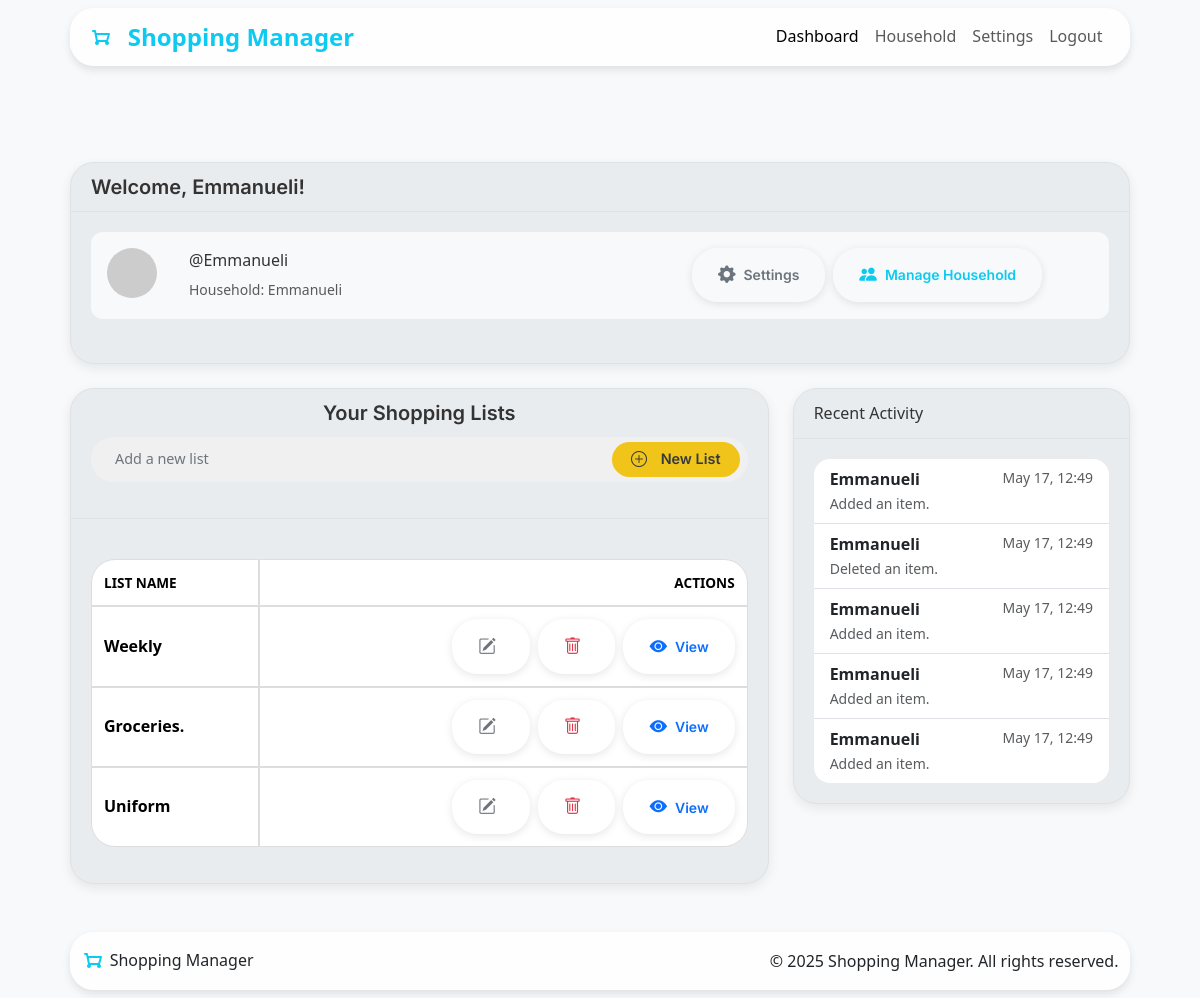
Screenshot of /dashboard (signed in) with the database file from the repository.
### app/models.py (models this page shows, shortened)
class User(db.Model, UserMixin):
    __tablename__ = 'users'
    id = db.Column(db.Integer, primary_key=True)
    username = db.Column(db.String(80), unique=True, nullable=False)
    name = db.Column(db.String(80), nullable=False)
    password = db.Column(db.String(128), nullable=False)
    role = db.Column(db.String(20), default='member')  # member or admin
    avatar_url = db.Column(db.String(256), nullable=True)  # DiceBear URL or uploaded file path
    household_id = db.Column(db.Integer, db.ForeignKey('households.id'))
    household = db.relationship('Household', back_populates='members', foreign_keys=[household_id])
    administered_household = db.relationship('Household', back_populates='admin',
                                             foreign_keys='Household.admin_id', uselist=False)
    created_lists = db.relationship('ShoppingList', backref='creator', lazy=True)
    added_items = db.relationship('ListItem', backref='added_by', lazy=True)
    activities = db.relationship('ActivityLog', backref='user', lazy=True)

class Household(db.Model):
    __tablename__ = 'households'
    id = db.Column(db.Integer, primary_key=True)
    join_code = db.Column(db.String(36), unique=True, nullable=False, default=lambda: secrets.token_hex(4).upper())
    name = db.Column(db.String(100), nullable=False)
    created_at = db.Column(db.DateTime, default=datetime.now(timezone.utc))
    admin_id = db.Column(db.Integer, db.ForeignKey('users.id'), nullable=False)
    admin = db.relationship('User', back_populates='administered_household', foreign_keys=[admin_id])
    members = db.relationship('User', back_populates='household', lazy=True, foreign_keys='User.household_id')
    shopping_lists = db.relationship('ShoppingList', backref='household', lazy=True, cascade="all, delete-orphan")

class ShoppingList(db.Model):
    __tablename__ = 'shoppinglists'
    id = db.Column(db.Integer, primary_key=True)
    name = db.Column(db.String(100), nullable=False)
    household_id = db.Column(db.Integer, db.ForeignKey('households.id'), nullable=False)
    created_by_user_id = db.Column(db.Integer, db.ForeignKey('users.id'), nullable=False)
    created_at = db.Column(db.DateTime, default=datetime.now(timezone.utc))
    items_count = db.Column(db.Integer, default=0)
    purchased_items_count = db.Column(db.Integer, default=0)
    items = db.relationship('ListItem', backref='shopping_list', lazy=True, cascade="all, delete-orphan")

class ActivityLog(db.Model):
    __tablename__ = 'activity_log'
    id = db.Column(db.Integer, primary_key=True)
    user_id = db.Column(db.Integer, db.ForeignKey('users.id'), nullable=False)
    household_id = db.Column(db.Integer, db.ForeignKey('households.id'), nullable=False)
    action_type = db.Column(db.String(50), nullable=False)
    timestamp = db.Column(db.DateTime, default=datetime.now(timezone.utc))

### app/routes.py (the view)
@main.route('/dashboard')
@login_required
def dashboard():
    new_list_form = ShoppingListForm()
    household_id = current_user.household_id
    if not household_id:
        flash("You must join or create a household first.", "warning")
        return redirect(url_for('household_bp.setup'))
    household = HouseholdModel.query.get(household_id)
    if not household:
        flash("Household not found.", "danger")
        return redirect(url_for('main.dashboard'))
    is_admin = (current_user.id == household.admin_id)
    all_household_lists = ShoppingListModel.query.filter_by(
        household_id=household_id
    ).order_by(
        ShoppingListModel.created_at.desc()
    ).all()
    recent_activity = ActivityLog.query.filter_by(
        household_id=household_id
    ).order_by(
        ActivityLog.timestamp.desc()
    ).limit(5).all()
    return render_template(
        'dashboard.html',
        title=f"Dashboard - {household.name}",
        household=household,
        lists=all_household_lists,
        is_admin=is_admin,
        recent_activity=recent_activity,
        format_action=format_action,
        new_list_form=new_list_form
    )

### templates/dashboard.html (shortened to what this page needs)
{% extends "base.html" %}
{% block content %}
<div class="container mt-2">
    <div class="card sm-card mb-4">
        <div class="card-header"><h5 class="mb-0">Welcome, {{ current_user.name | default('User') }}!</h5></div>
        <div class="card-body">
            <div class="profile-header d-flex flex-column flex-md-row align-items-center align-items-md-start">
                <div class="text-center text-md-start mb-3 mb-md-0 me-md-3">
                    <img src="{{ current_user.avatar_url }}"
                        alt="{{ current_user.name }}'s avatar"
                        class="profile-pic-actual"
                        onerror="this.onerror=null; this.src='https://api.dicebear.com/7.x/initials/svg?seed={{ current_user.name }}'">
                </div>
                <div class="profile-info w-100 w-md-auto me-md-auto mb-3 mb-md-0 text-center text-md-start">
                    <p class="card-text mb-1">@{{ current_user.username }}</p>
                    {% if current_user.household %}
                    <small class="text-muted">Household: {{ current_user.household.name }}</small>
                    {% else %}
                    <small class="text-muted">Not currently in a household. <a href="{{ url_for('household_bp.setup')}}">Join or Create One!</a></small>
                    {% endif %}
                </div>
                <div class="profile-actions d-flex flex-column flex-sm-row align-items-sm-center w-100 w-md-auto justify-content-center">
                    <a href="{{ url_for('settings_bp.account_settings') }}" class="btn btn-sm btn-outline-secondary mb-2 mb-sm-0 me-sm-2">
                        <i class="bi bi-gear-fill"></i> Settings
                    </a>
                    {% if current_user.household and (is_admin or current_user.is_admin_of_household) %}
                    <a href="{{ url_for('household_bp.manage_household', household_id=current_user.household_id) }}" class="btn btn-sm btn-outline-info">
                        <i class="bi bi-people-fill"></i> Manage Household
                    </a>
                    {% endif %}
                </div>
            </div>
        </div>
    </div>
    <div class="row">
        <div class="col-md-8">
            <div class="card sm-card mb-4">
                <div class="card-header">
                    <div class="list-header-controls">
                        <h2 class="h4 list-header-title">Your Shopping Lists</h2>
                        <div class="header-actions-toolbar">
                            <div class="header-action-group" id="headerQuickAddGroup">
                                <div class="dashboard-new-list-container">
                                    <form class="d-flex my-auto" role="New List" id="dashboardListAddForm" action="{{ url_for('shoppinglist_bp.create_list') }}" method="post">
                                        <div class="shopping-new-list-pill-container">
                                        {{ new_list_form.name(class_='form-control' + (' is-invalid' if new_list_form.name.errors else ''), placeholder="Add a new list", id="dashboardNewListInput", type="text", aria_label="New List") }}
                                            <button class="btn btn-new-list-custom expanded" type="submit" id="dashboardNewListBtn">
                                                    <i class="bi bi-plus-circle"></i>
                                                    <span class="New-List-text">New List</span>
                                            </button>
                                        </div>
                                    </form>
                                </div>
                            </div>
                        </div>
                    </div>
                </div>
                <div class="card-body">
                    {% if lists %}
                    <div class="table-container">
                        <table class="table align-middle rounded-table" id="shoppingListsTable">
                            <thead>
                                <tr>
                                    <th scope="col">List Name</th>
                                    <th scope="col" class="text-end">Actions</th>
                                </tr>
                            </thead>
                            <tbody>
                                {% for list in lists %}
                                <tr id="list-row-{{ list.id }}">
                                    <td>
                                        <strong>{{ list.name }}</strong>
                                    </td>
                                    <td class="text-end">
                                        <div class="d-flex flex-wrap justify-content-end gap-2">
                                            <a href="{{ url_for('shoppinglist_bp.edit_list', list_id=list.id) }}"
                                            class="btn btn-sm btn-outline-secondary" title="Edit List Name" id="eeditbtn">
                                            <i class="bi bi-pencil-square"></i>
                                            </a>
                                            <button type="submit"
                                                class="btn btn-sm btn-outline-danger delete-list-btn"
                                                title="Delete List"
                                                data-bs-toggle="modal"
                                                data-bs-target="#confirmModal"
                                                data-modal-title="Confirm List Deletion"
                                                data-modal-body="Are you sure you want to delete the list '{{ list.name | escape }}' and all its items? This cannot be undone."
                                                data-modal-confirm-text="Delete List"
                                                data-action-url="{{ url_for('shoppinglist_bp.delete_list', list_id=list.id) }}"
                                                data-target-element-selector="#list-row-{{ list.id }}"
                                                data-redirect-url="{{ url_for('main.dashboard') }}">
                                            <i class="bi bi-trash"></i>
                                            </button>
                                            <a href="{{ url_for('shoppinglist_bp.view_list', list_id=list.id) }}"
                                            class="btn btn-sm btn-outline-primary">
                                            <i class="bi bi-eye-fill"></i> <span class="d-none d-sm-inline">View</span>
                                            </a>
                                        </div>
                                    </td>
                                </tr>
                                {% endfor %}
                            </tbody>
                        </table>
                    </div>
                    {% else %}
                    <div>
                        <p class="card-text">You don't have any lists yet! Click 'New List' to get started.</p>
                    </div>
                    {% endif%}
                </div>
            </div>
        </div>
        <div class="col-md-4">
            <div class="card sm-card mb-4">
                <div class="card-header">Recent Activity</div>
                <div class="card-body">
                    {% if recent_activity %}
                    <ul class="list-group list-group-flush">
                        {% for activity in recent_activity %}
                        <li class="list-group-item d-flex justify-content-between align-items-start">
                            <div>
                            <strong>{{ activity.user.name }}</strong>
                            <small class="text-muted d-block">{{ format_action(activity.action_type) }}</small>
                            </div>
                            <small class="text-muted text-nowrap">{{ activity.timestamp.strftime('%b %d, %H:%M')}}</small>
                        </li>
                        {% endfor %}
                    </ul>
                    {% else %}
                    <p class="card-text">No Activity Yet!</p>
                    {% endif %}
                </div>
            </div>
        </div>
    </div>
</div>
{% endblock %}

### rows the page displays
User: name "Emmanueli", username "Emmanueli"
Household: household.name "Emmanueli"
ShoppingList: name "Weekly"
ShoppingList: name "Groceries."
ShoppingList: name "Uniform"
ActivityLog: user.name "Emmanueli", action_type "Added an item.", timestamp "May 17, 12:49"
ActivityLog: user.name "Emmanueli", action_type "Deleted an item.", timestamp "May 17, 12:49"
ActivityLog: user.name "Emmanueli", action_type "Added an item.", timestamp "May 17, 12:49"
ActivityLog: user.name "Emmanueli", action_type "Added an item.", timestamp "May 17, 12:49"
ActivityLog: user.name "Emmanueli", action_type "Added an item.", timestamp "May 17, 12:49"
